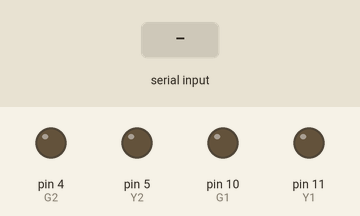
Bench run of a sketch on a simulated Arduino Uno, built with avr-gcc and run on an emulated ATmega328P. Shown: output pins drawn as LEDs (lit = HIGH). Inputs (shaded band) come from the test bench. Pins used as bus, display or sensor lines are not drawn.

Above: at 1.2 s.
1.3 s: byte 1 (1) received over Serial
At 2.5 s:
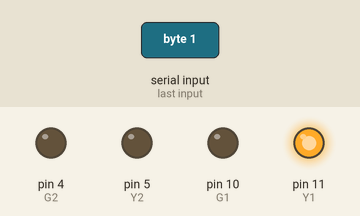
2.8 s: byte 2 (2) received over Serial
At 3.9 s:
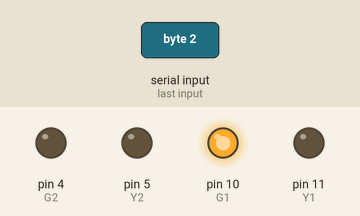
4.3 s: byte 4 (4) received over Serial
At 5.0 s:
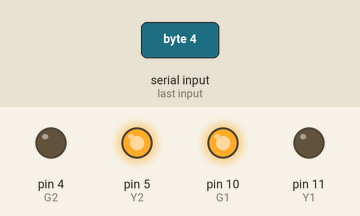
5.8 s: byte 0 (0) received over Serial
At 6.1 s:
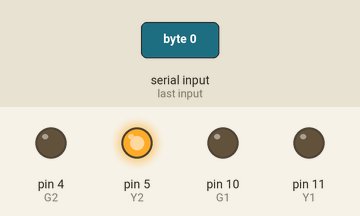
7.3 s: byte 5 (5) received over Serial
At 8.5 s:
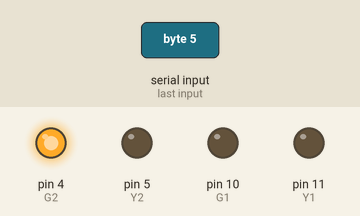
8.8 s: byte 1 (1) received over Serial
At 9.6 s:
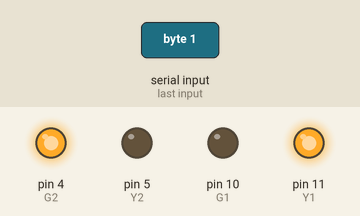
Timing chart, 0 to 11.3 s (numbered marks = the images above; inputs shaded):
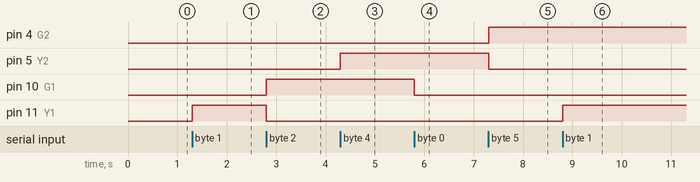

Measured:
- after the input at 1.3 s, pin 11 (Y1): LOW → HIGH at once
- after the input at 2.8 s, pin 10 (G1): LOW → HIGH at once; pin 11 (Y1): HIGH → LOW at once
- after the input at 4.3 s, pin 5 (Y2): LOW → HIGH at once
- after the input at 5.8 s, pin 10 (G1): HIGH → LOW at once
- after the input at 7.3 s, pin 4 (G2): LOW → HIGH at once; pin 5 (Y2): HIGH → LOW at once
- after the input at 8.8 s, pin 11 (Y1): LOW → HIGH at once

The sketch:

sketch_mar27a.ino
```cpp
const int R1 = 12;
const int Y1 = 11;
const int G1 = 10;
const int R2 = 6;
const int Y2 = 5;
const int G2 = 4;

void setup()
{
 Serial.begin(9600);
 pinMode(R1, OUTPUT);
 pinMode(Y1, OUTPUT);
 pinMode(G1, OUTPUT);
 pinMode(R2, OUTPUT);
 pinMode(Y2, OUTPUT);
 pinMode(G2, OUTPUT);

}

void loop()
{
  while(Serial.available() == 0)  ;

 byte prn = Serial.read();
 Serial.flush();

 if(prn == 0) Led1(R1);
 if(prn == 1) Led1(Y1);
 if(prn == 2) Led1(G1);
 if(prn == 3) Led2(R2);
 if(prn == 4) Led2(Y2);
 if(prn == 5) Led2(G2);
}

void Led1(int Pin)
{
  digitalWrite(R1, LOW);
  digitalWrite(Y1, LOW);
  digitalWrite(G1, LOW);
  digitalWrite(Pin, HIGH);
}
void Led2(int Pin)
{
  digitalWrite(R2, LOW);
  digitalWrite(Y2, LOW);
  digitalWrite(G2, LOW);
  digitalWrite(Pin, HIGH);
}
```
